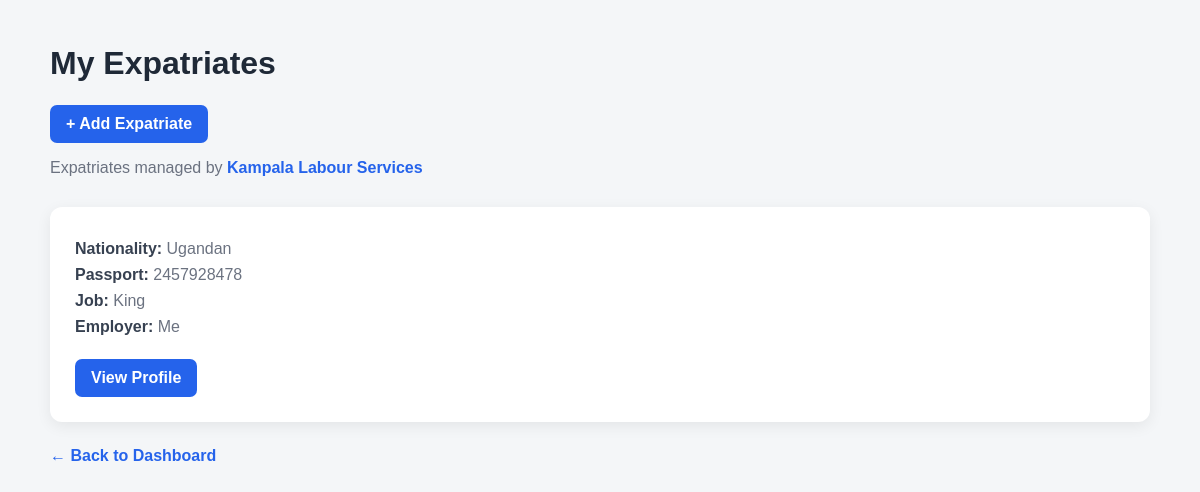
Page /agency/expatriates/ (signed in) on the committed database.
### agencies/models.py (models this page shows, shortened)
class Agency(models.Model):
    name = models.CharField(max_length=200)
    registration_number = models.CharField(
    max_length=100,
    unique=True
    )
    address = models.CharField(max_length=255)
    phone = models.CharField(max_length=30)
    email = models.EmailField()
    created_at = models.DateTimeField(auto_now_add=True)
    users = models.ManyToManyField(
        settings.AUTH_USER_MODEL,
        related_name='agencies',
        blank=True
    )

### expatriates/models.py (models this page shows, shortened)
class Expatriate(models.Model):
    class Gender(models.TextChoices):
        MALE = 'MALE', 'Male'
        FEMALE = 'FEMALE', 'Female'
        OTHER = 'OTHER', 'Other'
    user = models.OneToOneField(
        settings.AUTH_USER_MODEL,
        on_delete=models.CASCADE,
        related_name='expatriate_profile'
    )
    agency = models.ForeignKey(
        'agencies.Agency',
        on_delete=models.SET_NULL,
        null=True,
        blank=True,
        related_name='expatriates'
    )
    date_of_birth = models.DateField()
    nationality = models.CharField(max_length=100)
    passport_number = models.CharField(
        max_length=100,
        unique=True
    )
    gender = models.CharField(
        max_length=10,
        choices=Gender.choices
    )
    phone = models.CharField(max_length=30)
    address_in_uganda = models.CharField(max_length=255)
    job_title = models.CharField(max_length=150)
    employer = models.CharField(max_length=200)
    employment_start_date = models.DateField()
    employment_end_date = models.DateField(
        null=True,
        blank=True
    )
    work_permit_number = models.CharField(
        max_length=100,
        unique=True
    )
    work_permit_expiry = models.DateField()
    created_at = models.DateTimeField(auto_now_add=True)
    updated_at = models.DateTimeField(auto_now=True)

### accounts/views.py (the view)
@login_required
def agency_expatriates(request):
    if request.user.role != 'AGENCY':
        return redirect('dashboard')
    agency = request.user.agencies.first()
    expatriates = Expatriate.objects.filter(
        agency=agency
    ).order_by(
        'user__first_name',
        'user__last_name'
    )
    return render(
        request,
        'accounts/agency_expatriates.html',
        {
            'agency': agency,
            'expatriates': expatriates,
        }
    )

### accounts/templates/accounts/agency_expatriates.html (shortened to what this page needs)
<!DOCTYPE html>
<html lang="en">
<head>
</head>
<body>
<div class="container">
    <div class="header">
        <h1>My Expatriates</h1>
        <a href="{% url 'agency_add_expatriate' %}" class="view-button">
    + Add Expatriate
</a>
        {% if agency %}
            <p>
                Expatriates managed by
                <span class="agency-name">
                    {{ agency.name }}
                </span>
            </p>
        {% else %}
            <p>
                No agency has been assigned to your account.
            </p>
        {% endif %}
    </div>
    {% if expatriates %}
        <div class="grid">
            {% for expatriate in expatriates %}
                <div class="card">
                    <div class="info">
                        <span class="label">
                            Nationality:
                        </span>
                        {{ expatriate.nationality }}
                    </div>
                    <div class="info">
                        <span class="label">
                            Passport:
                        </span>
                        {{ expatriate.passport_number }}
                    </div>
                    <div class="info">
                        <span class="label">
                            Job:
                        </span>
                        {{ expatriate.job_title }}
                    </div>
                    <div class="info">
                        <span class="label">
                            Employer:
                        </span>
                        {{ expatriate.employer }}
                    </div>
                    <a
                     href="{% url 'expatriate_detail' expatriate.id %}"
                        class="view-button"
                    >
                        View Profile
                    </a>
                </div>
            {% endfor %}
        </div>
    {% endif %}
    <a
        href="{% url 'dashboard' %}"
        class="back-link"
    >
        ← Back to Dashboard
    </a>
</div>
</body>
</html>

### accounts/templates/accounts/agency_expatriates.html (style rules this page uses)
* { box-sizing: border-box; }
body { margin: 0; font-family: Arial, sans-serif; background: #f4f6f8; color: #1f2937; }
.container { width: 92%; max-width: 1100px; margin: 45px auto; }
.header { margin-bottom: 30px; }
.header h1 { margin-bottom: 8px; }
.header p { color: #6b7280; }
.agency-name { font-weight: bold; color: #2563eb; }
.grid { display: grid; grid-template-columns: repeat( auto-fit, minmax(280px, 1fr) ); gap: 20px; }
.card { background: white; padding: 25px; border-radius: 12px; box-shadow: 0 4px 15px rgba(0, 0, 0, 0.07); }
.info { color: #6b7280; margin: 8px 0; }
.label { font-weight: bold; color: #374151; }
.view-button { display: inline-block; margin-top: 15px; padding: 10px 16px; background: #2563eb; color: white; text-decoration: none; border-radius: 7px; font-weight: 600; }
.back-link { display: inline-block; margin-top: 25px; color: #2563eb; text-decoration: none; font-weight: 600; }

### rows in the picture
Agency: name "Kampala Labour Services"
Expatriate: nationality "Ugandan", passport_number "2457928478", job_title "King", employer "Me"
